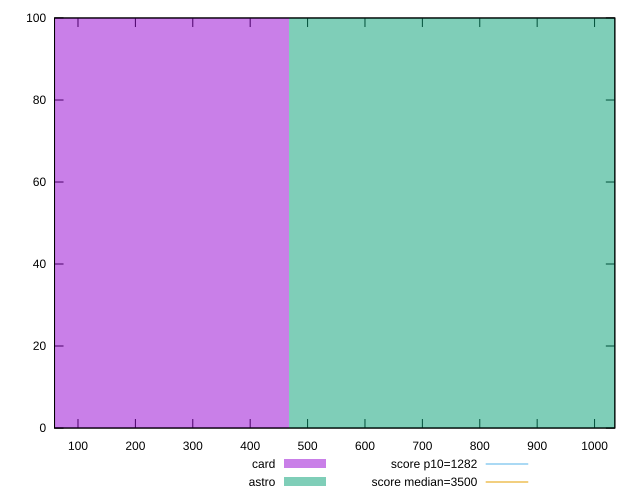

gnuplot code for this plot:
reset

$card <<EOF
0 100
EOF

$astro <<EOF
934.9299062961139 100
EOF

set key outside below
set boxwidth 934.9299062961139
set xrange [59.12399999999998:1035.2960000000005]
set yrange [0:100]
set trange [0:100]
set style fill transparent solid 0.5 noborder

set parametric
set terminal svg size 640, 500 enhanced background rgb 'white'
set output "reports/report_00031_2021-02-24T23-18-18.084Z/bootup-time/comparison/histogram/2_vs_3.svg"

plot $card title "card" with boxes, \
     $astro title "astro" with boxes, \
     1282,t title "score p10=1282", \
     3500,t title "score median=3500"

reset
